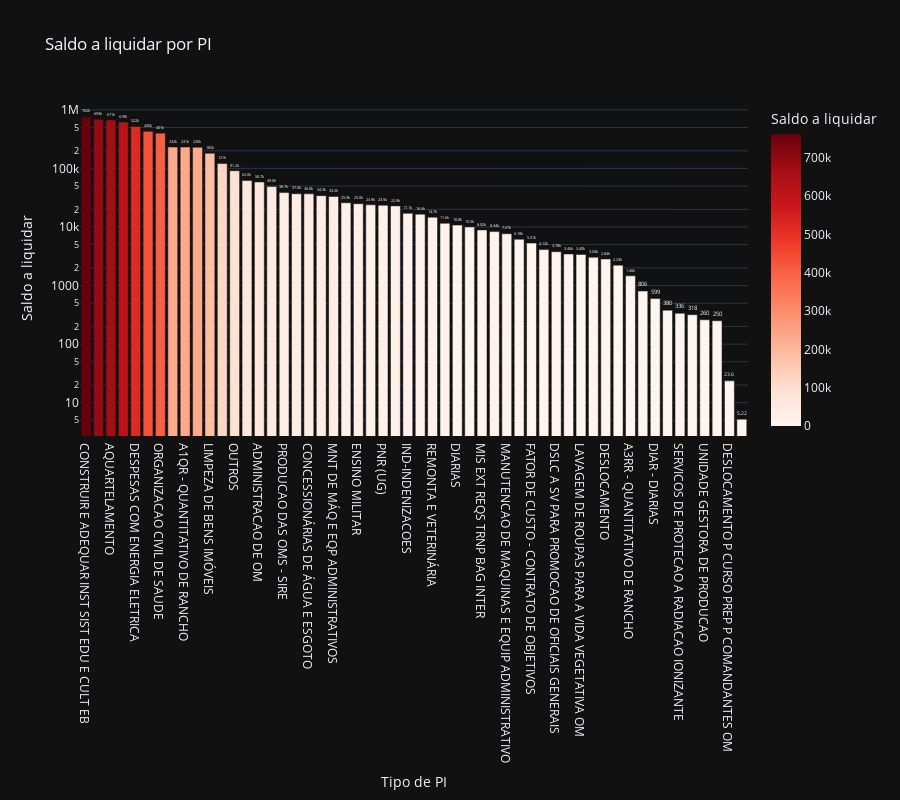

Notebook cell for this chart:
### Code cell
# Saldo a liquidar por tipo de PI
cols = ['NOME_PI', 'A_LIQUIDAR']

df_aux = df.loc[:, cols].groupby('NOME_PI').sum().sort_values(by= 'A_LIQUIDAR', ascending=False).reset_index()
df_aux = df_aux[df_aux['A_LIQUIDAR'] > 0]
fig = px.bar(df_aux, 
             x='NOME_PI', 
             y='A_LIQUIDAR',
             title='Saldo a liquidar por PI',
             labels={'NOME_PI':'Tipo de PI', 'A_LIQUIDAR':'Saldo a liquidar'},
             text_auto='.3s',
             height=800,
             log_y=True,
             color='A_LIQUIDAR',
             color_continuous_scale = 'reds',
             template='plotly_dark')
fig.update_traces(textposition = 'outside', cliponaxis = False, hovertemplate=None)
fig.update_layout(hovermode="x unified")

fig.show()

### Figure 1 — Plotly figure (JSON) as saved in the notebook; plotly's stock layout.template omitted (floating-point values rounded to 4 significant figures)
{"data": [{"alignmentgroup": "True", "cliponaxis": false, "legendgroup": "", "marker": {"color": [761600.0, 692700.0, 671100.0, 619000.0, 521500.0, 429668, 400700.0, 232210, 231500.0, 229920, 182100.0, 121200.0, 91150.0, 61990.0, 58740.0, 49000.0, 38670.0, 36974, 36810.0, 34320.0, 33180.0, 25890.0, 24970.0, 23890.0, 23500.0, 22930.0, 17100.0, 16570.0, 14700.0, 11560.0, 10780.0, 10000.0, 8923.0, 8343.0, 7667.0, 6178.0, 5308.0, 4116, 3776.0, 3455.0, 3399.0, 3045.0, 2838.0, 2229.0, 1465.0, 805.5, 598.9, 380, 335.8, 318, 260, 250.4, 23.6, 5.22], "coloraxis": "coloraxis", "pattern": {"shape": ""}}, "name": "", "offsetgroup": "", "orientation": "v", "showlegend": false, "textposition": "outside", "texttemplate": "%{y:.3s}", "type": "bar", "x": ["CONSTRUIR E ADEQUAR INST SIST EDU E CULT EB", "CAPACITACAO DE PESSOAL", "AQUARTELAMENTO", "CONCURSOS AS ESCOLAS MILITARES", "DESPESAS COM ENERGIA ELETRICA", "ATS - ATIVIDADES SETORIAIS", "ORGANIZACAO CIVIL DE SAUDE", "COLEGIO MILITAR - ADMINISTRACAO", "A1QR - QUANTITATIVO DE RANCHO", "MATERIAL DE INTENDÊNCIA", "LIMPEZA DE BENS IMÓVEIS", "ATENDER NEC DECEX MODERNIZACAO OPERACIONAL", "OUTROS", "ALIMENTACAO PARA EQUINOS.", "ADMINISTRACAO DE OM", "AQS SUP SV MNT VTR NAO BLD", "PRODUCAO DAS OMS - SIRE", "REDES CORPORATIVAS", "CONCESSIONÁRIAS DE ÁGUA E ESGOTO", "MNT DE SISTEMAS DE INFORMACãO E COMUNICACãO", "MNT DE MÁQ E EQP ADMINISTRATIVOS", "SERVICO POSTAIS", "ENSINO MILITAR", "ASSISTENCIA SOCIAL", "PNR (UG)", "FUNADOM - DPGO", "IND-INDENIZACOES", "PROFISSIONAL DE SAUDE AUTONOMO", "REMONTA E VETERINÁRIA", "PUBLICIDADE", "DIARIAS", "MANUTENCAO DE INSTALACOES", "MIS EXT REQS TRNP BAG INTER", "INSTRUCAO INDIVIDUAL", "MANUTENCAO DE MAQUINAS E EQUIP ADMINISTRATIVO", "SERVICO DE TELEFONIA FIXA", "FATOR DE CUSTO - CONTRATO DE OBJETIVOS", "INFORMATICA", "DSLC A SV PARA PROMOCAO DE OFICIAIS GENERAIS", "MEDIDAS PROFILÁT SAÚDE EQUINOS", "LAVAGEM DE ROUPAS PARA A VIDA VEGETATIVA OM", "A5PA - PASA", "DESLOCAMENTO", "UNPCRS", "A3RR - QUANTITATIVO DE RANCHO", "DESTAQUES DO MD PARA O GAB CMT", "DIAR - DIARIAS", "MEDIDAS PROFILÁT SAÚDE CANINOS.", "SERVICOS DE PROTECAO A RADIACAO IONIZANTE", "DSLC A SV PREP ADM MIS EXT", "UNIDADE GESTORA DE PRODUCAO", "IND - INDENIZACOES", "DESLOCAMENTO P CURSO PREP P COMANDANTES OM", "COMBUSTIVEL E LUBRIFICANTES"], "xaxis": "x", "y": [761600.0, 692700.0, 671100.0, 619000.0, 521500.0, 429668, 400700.0, 232210, 231500.0, 229920, 182100.0, 121200.0, 91150.0, 61990.0, 58740.0, 49000.0, 38670.0, 36974, 36810.0, 34320.0, 33180.0, 25890.0, 24970.0, 23890.0, 23500.0, 22930.0, 17100.0, 16570.0, 14700.0, 11560.0, 10780.0, 10000.0, 8923.0, 8343.0, 7667.0, 6178.0, 5308.0, 4116, 3776.0, 3455.0, 3399.0, 3045.0, 2838.0, 2229.0, 1465.0, 805.5, 598.9, 380, 335.8, 318, 260, 250.4, 23.6, 5.22], "yaxis": "y"}], "layout": {"barmode": "relative", "coloraxis": {"colorbar": {"title": {"text": "Saldo a liquidar"}}, "colorscale": [[0, "rgb(255,245,240)"], [0.125, "rgb(254,224,210)"], [0.25, "rgb(252,187,161)"], [0.375, "rgb(252,146,114)"], [0.5, "rgb(251,106,74)"], [0.625, "rgb(239,59,44)"], [0.75, "rgb(203,24,29)"], [0.875, "rgb(165,15,21)"], [1, "rgb(103,0,13)"]]}, "height": 800, "hovermode": "x unified", "legend": {"tracegroupgap": 0}, "title": {"text": "Saldo a liquidar por PI"}, "xaxis": {"anchor": "y", "domain": [0, 1], "title": {"text": "Tipo de PI"}}, "yaxis": {"anchor": "x", "domain": [0, 1], "title": {"text": "Saldo a liquidar"}, "type": "log"}}}
